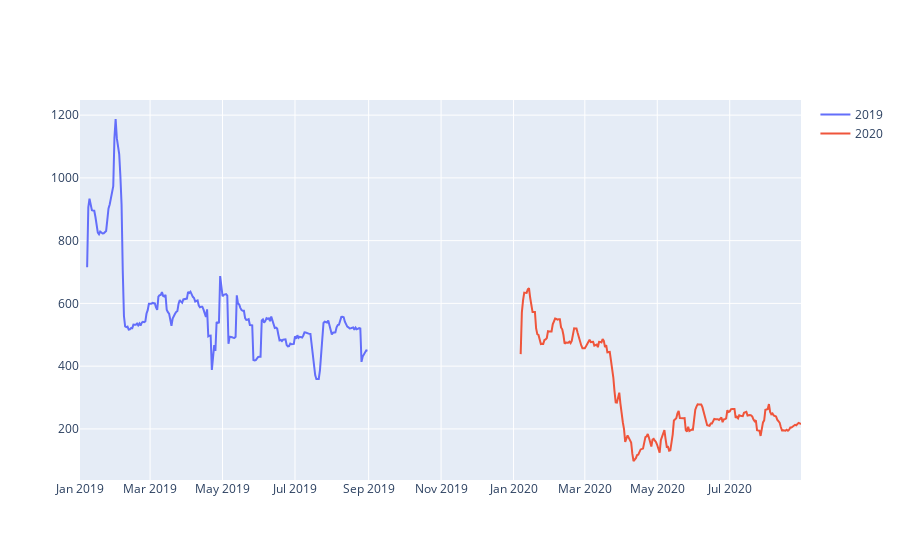

This figure's notebook cell:
### Code cell
fig = go.Figure()
fig.add_trace(go.Scatter(x=df1['CREATED_DT'], y=df1['7-day Avg'], mode='lines', name='2019'))
fig.add_trace(go.Scatter(x=df2['CREATED_DT'], y=df2['7-day Avg'], mode='lines', name='2020'))
fig.show()

### Figure 1 — Plotly figure (JSON) as saved in the notebook; plotly's stock layout.template omitted (floating-point values rounded to 4 significant figures; data arrays with more than 128 entries replaced by an {"elided": "..."} marker saying what was removed)
{"data": [{"mode": "lines", "name": "2019", "type": "scatter", "x": {"elided": "243 str values"}, "y": {"elided": "243 float values"}}, {"mode": "lines", "name": "2020", "type": "scatter", "x": {"elided": "237 str values"}, "y": {"elided": "237 float values"}}], "layout": {}}
